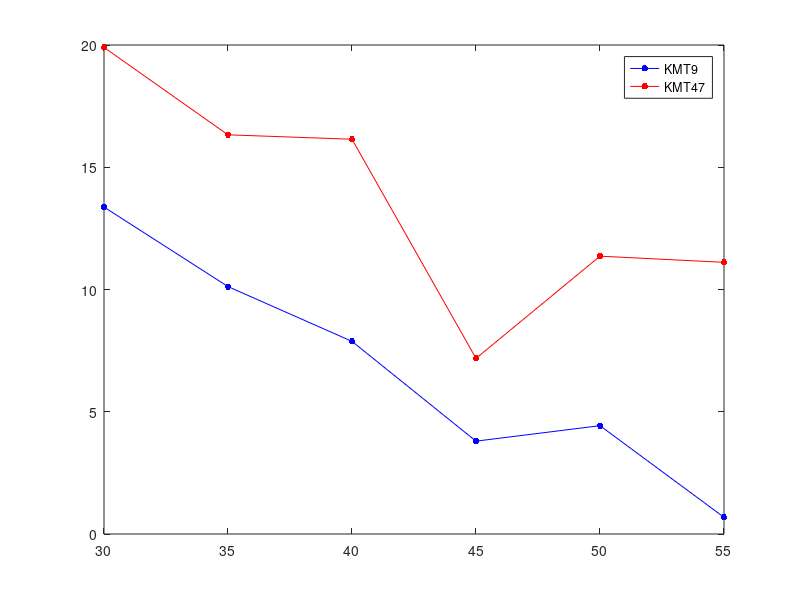

The MATLAB source for this figure: (Note: this script raises an error after producing the figure.)
%% Plot minimum threshold angle vs. FP & FN
clearvars;
close all; 
clc; 

ExpPath = '/Users/ercagpince/Dropbox/Research/NikauBackup/Data/RunReverseAnalysis/QualityControl/MinThetaThreshold_Space'; 
%% Data
Lambda = 0.5; 
minThres = [30 35 40 45 50 55];
% [20191014]KMT9_5mM_Glu_1_ROI_1
KMT9_FP = [13.37209302, 10.11904762,7.878787879,3.797468354,4.430379747,0.684931507 ]; % percentage, (in order with minThres)
KMT9_FN = [0.581395349, 0, 1.818181818, 1.898734177, 1.265822785, 0.684931507]; 

%[20191204]KMT47_50uM_ROI_1
KMT47_FP =[19.90049751, 16.32653061, 16.14583333, 7.182320442, 11.36363636, 11.11111111]; 
KMT47_FN = [0.995024876, 2.040816327, 0.520833333,2.762430939, 1.704545455, 1.754385965]; 

%% Plotting 

%False positives 
h_fp = figure(1); 
plot(minThres,KMT9_FP,'.-b','MarkerSize',15);
hold on 
plot(minThres,KMT47_FP,'.-r','MarkerSize',15);
legend({'KMT9','KMT47'}); 
ax = gca;
ax.XLabel.String = 'Minimum Absolute Angle (degrees)';
ax.YLabel.String = 'False Positives (%)';
ErcagGraphics 


printfig(h_fp,fullfile(ExpPath,'[MinThetaThreshold_Space]FalsePositive'),'-dpdf'); 

%False negatives 
h_fn = figure(2); 
plot(minThres,KMT9_FN,'.-b','MarkerSize',15);
hold on 
plot(minThres,KMT47_FN,'.-r','MarkerSize',15);
legend({'KMT9','KMT47'}); 
ax_2 = gca;
ax_2.XLabel.String = 'Minimum Absolute Angle (degrees)';
ax_2.YLabel.String = 'False Negatives (%)';
ErcagGraphics 

printfig(h_fn,fullfile(ExpPath,'[MinThetaThreshold_Space]FalseNegative'),'-dpdf'); 


